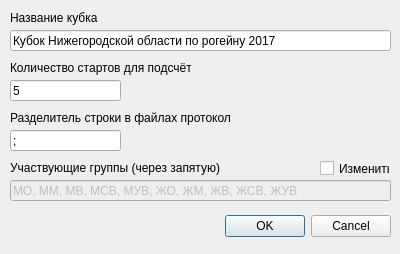
<?xml version="1.0" encoding="UTF-8"?>
<ui version="4.0">
 <class>Settings</class>
 <widget class="QDialog" name="Settings">
  <property name="geometry">
   <rect>
    <x>0</x>
    <y>0</y>
    <width>400</width>
    <height>254</height>
   </rect>
  </property>
  <property name="sizePolicy">
   <sizepolicy hsizetype="Fixed" vsizetype="Fixed">
    <horstretch>0</horstretch>
    <verstretch>0</verstretch>
   </sizepolicy>
  </property>
  <property name="windowTitle">
   <string>Изменить настройки текущего кубка</string>
  </property>
  <widget class="QDialogButtonBox" name="buttonBox">
   <property name="geometry">
    <rect>
     <x>50</x>
     <y>210</y>
     <width>341</width>
     <height>32</height>
    </rect>
   </property>
   <property name="orientation">
    <enum>Qt::Horizontal</enum>
   </property>
   <property name="standardButtons">
    <set>QDialogButtonBox::Cancel|QDialogButtonBox::Ok</set>
   </property>
  </widget>
  <widget class="QLineEdit" name="lineEdit">
   <property name="geometry">
    <rect>
     <x>10</x>
     <y>80</y>
     <width>111</width>
     <height>21</height>
    </rect>
   </property>
   <property name="text">
    <string>5</string>
   </property>
  </widget>
  <widget class="QLabel" name="label">
   <property name="geometry">
    <rect>
     <x>10</x>
     <y>60</y>
     <width>181</width>
     <height>16</height>
    </rect>
   </property>
   <property name="text">
    <string>Количество стартов для подсчёта</string>
   </property>
  </widget>
  <widget class="QLabel" name="label_2">
   <property name="geometry">
    <rect>
     <x>10</x>
     <y>110</y>
     <width>221</width>
     <height>16</height>
    </rect>
   </property>
   <property name="text">
    <string>Разделитель строки в файлах протоколов</string>
   </property>
  </widget>
  <widget class="QLineEdit" name="lineEdit_2">
   <property name="geometry">
    <rect>
     <x>10</x>
     <y>130</y>
     <width>111</width>
     <height>21</height>
    </rect>
   </property>
   <property name="text">
    <string>;</string>
   </property>
  </widget>
  <widget class="QLabel" name="label_3">
   <property name="geometry">
    <rect>
     <x>10</x>
     <y>160</y>
     <width>221</width>
     <height>16</height>
    </rect>
   </property>
   <property name="text">
    <string>Участвующие группы (через запятую)</string>
   </property>
  </widget>
  <widget class="QLineEdit" name="lineEdit_3">
   <property name="enabled">
    <bool>false</bool>
   </property>
   <property name="geometry">
    <rect>
     <x>10</x>
     <y>180</y>
     <width>381</width>
     <height>21</height>
    </rect>
   </property>
   <property name="text">
    <string>МО, ММ, МВ, МСВ, МУВ, ЖО, ЖМ, ЖВ, ЖСВ, ЖУВ</string>
   </property>
  </widget>
  <widget class="QCheckBox" name="checkBox">
   <property name="enabled">
    <bool>true</bool>
   </property>
   <property name="geometry">
    <rect>
     <x>320</x>
     <y>160</y>
     <width>70</width>
     <height>17</height>
    </rect>
   </property>
   <property name="text">
    <string>Изменить</string>
   </property>
   <property name="checkable">
    <bool>true</bool>
   </property>
  </widget>
  <widget class="QLineEdit" name="lineEdit_4">
   <property name="geometry">
    <rect>
     <x>10</x>
     <y>30</y>
     <width>381</width>
     <height>21</height>
    </rect>
   </property>
   <property name="text">
    <string>Кубок Нижегородской области по рогейну 2017</string>
   </property>
  </widget>
  <widget class="QLabel" name="label_4">
   <property name="geometry">
    <rect>
     <x>10</x>
     <y>10</y>
     <width>181</width>
     <height>16</height>
    </rect>
   </property>
   <property name="text">
    <string>Название кубка</string>
   </property>
  </widget>
 </widget>
 <resources/>
 <connections>
  <connection>
   <sender>buttonBox</sender>
   <signal>accepted()</signal>
   <receiver>Settings</receiver>
   <slot>accept()</slot>
   <hints>
    <hint type="sourcelabel">
     <x>248</x>
     <y>254</y>
    </hint>
    <hint type="destinationlabel">
     <x>157</x>
     <y>274</y>
    </hint>
   </hints>
  </connection>
  <connection>
   <sender>buttonBox</sender>
   <signal>rejected()</signal>
   <receiver>Settings</receiver>
   <slot>reject()</slot>
   <hints>
    <hint type="sourcelabel">
     <x>316</x>
     <y>260</y>
    </hint>
    <hint type="destinationlabel">
     <x>286</x>
     <y>274</y>
    </hint>
   </hints>
  </connection>
 </connections>
</ui>
